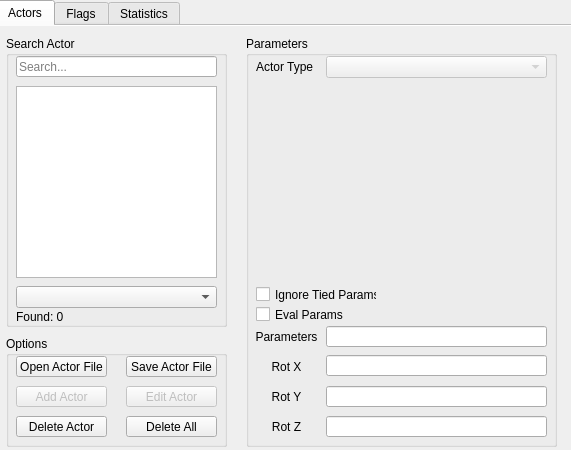
<?xml version="1.0" encoding="UTF-8"?>
<ui version="4.0">
 <class>MainWindow</class>
 <widget class="QMainWindow" name="MainWindow">
  <property name="geometry">
   <rect>
    <x>0</x>
    <y>0</y>
    <width>571</width>
    <height>450</height>
   </rect>
  </property>
  <property name="sizePolicy">
   <sizepolicy hsizetype="Fixed" vsizetype="Fixed">
    <horstretch>0</horstretch>
    <verstretch>0</verstretch>
   </sizepolicy>
  </property>
  <property name="minimumSize">
   <size>
    <width>571</width>
    <height>450</height>
   </size>
  </property>
  <property name="maximumSize">
   <size>
    <width>571</width>
    <height>450</height>
   </size>
  </property>
  <property name="windowTitle">
   <string>Cole - OoT Mod Helper</string>
  </property>
  <property name="windowIcon">
   <iconset>
    <normaloff>logo.png</normaloff>logo.png</iconset>
  </property>
  <property name="toolButtonStyle">
   <enum>Qt::ToolButtonIconOnly</enum>
  </property>
  <widget class="QWidget" name="centralwidget">
   <widget class="QTabWidget" name="tabWidget">
    <property name="enabled">
     <bool>true</bool>
    </property>
    <property name="geometry">
     <rect>
      <x>-4</x>
      <y>0</y>
      <width>581</width>
      <height>451</height>
     </rect>
    </property>
    <property name="tabShape">
     <enum>QTabWidget::Rounded</enum>
    </property>
    <property name="currentIndex">
     <number>0</number>
    </property>
    <property name="documentMode">
     <bool>true</bool>
    </property>
    <widget class="QWidget" name="actorTab">
     <attribute name="title">
      <string>Actors</string>
     </attribute>
     <widget class="QGroupBox" name="paramGroup">
      <property name="geometry">
       <rect>
        <x>250</x>
        <y>10</y>
        <width>311</width>
        <height>411</height>
       </rect>
      </property>
      <property name="title">
       <string>Parameters</string>
      </property>
      <widget class="QComboBox" name="actorTypeList">
       <property name="enabled">
        <bool>false</bool>
       </property>
       <property name="geometry">
        <rect>
         <x>80</x>
         <y>20</y>
         <width>221</width>
         <height>22</height>
        </rect>
       </property>
      </widget>
      <widget class="QLabel" name="actorTypeLabel">
       <property name="geometry">
        <rect>
         <x>10</x>
         <y>20</y>
         <width>61</width>
         <height>21</height>
        </rect>
       </property>
       <property name="text">
        <string>Actor Type</string>
       </property>
      </widget>
      <widget class="QWidget" name="formLayoutWidget">
       <property name="geometry">
        <rect>
         <x>10</x>
         <y>50</y>
         <width>291</width>
         <height>201</height>
        </rect>
       </property>
       <layout class="QFormLayout" name="paramLayout"/>
      </widget>
      <widget class="QCheckBox" name="ignoreTiedBox">
       <property name="geometry">
        <rect>
         <x>10</x>
         <y>250</y>
         <width>121</width>
         <height>17</height>
        </rect>
       </property>
       <property name="text">
        <string>Ignore Tied Params</string>
       </property>
      </widget>
      <widget class="QLineEdit" name="paramBox">
       <property name="geometry">
        <rect>
         <x>80</x>
         <y>290</y>
         <width>221</width>
         <height>21</height>
        </rect>
       </property>
       <property name="readOnly">
        <bool>true</bool>
       </property>
       <property name="clearButtonEnabled">
        <bool>false</bool>
       </property>
      </widget>
      <widget class="QLineEdit" name="rotXBox">
       <property name="geometry">
        <rect>
         <x>80</x>
         <y>319</y>
         <width>221</width>
         <height>21</height>
        </rect>
       </property>
       <property name="readOnly">
        <bool>true</bool>
       </property>
      </widget>
      <widget class="QLineEdit" name="rotYBox">
       <property name="geometry">
        <rect>
         <x>80</x>
         <y>350</y>
         <width>221</width>
         <height>21</height>
        </rect>
       </property>
       <property name="readOnly">
        <bool>true</bool>
       </property>
      </widget>
      <widget class="QLineEdit" name="rotZBox">
       <property name="geometry">
        <rect>
         <x>80</x>
         <y>380</y>
         <width>221</width>
         <height>21</height>
        </rect>
       </property>
       <property name="readOnly">
        <bool>true</bool>
       </property>
      </widget>
      <widget class="QCheckBox" name="evalParamBox">
       <property name="geometry">
        <rect>
         <x>10</x>
         <y>270</y>
         <width>91</width>
         <height>17</height>
        </rect>
       </property>
       <property name="text">
        <string>Eval Params</string>
       </property>
      </widget>
      <widget class="QPushButton" name="paramLabel">
       <property name="geometry">
        <rect>
         <x>0</x>
         <y>290</y>
         <width>81</width>
         <height>21</height>
        </rect>
       </property>
       <property name="acceptDrops">
        <bool>false</bool>
       </property>
       <property name="autoFillBackground">
        <bool>false</bool>
       </property>
       <property name="text">
        <string>Parameters</string>
       </property>
       <property name="checkable">
        <bool>false</bool>
       </property>
       <property name="default">
        <bool>true</bool>
       </property>
       <property name="flat">
        <bool>true</bool>
       </property>
      </widget>
      <widget class="QPushButton" name="rotXLabel">
       <property name="geometry">
        <rect>
         <x>0</x>
         <y>320</y>
         <width>81</width>
         <height>21</height>
        </rect>
       </property>
       <property name="acceptDrops">
        <bool>false</bool>
       </property>
       <property name="autoFillBackground">
        <bool>false</bool>
       </property>
       <property name="text">
        <string>Rot X</string>
       </property>
       <property name="checkable">
        <bool>false</bool>
       </property>
       <property name="default">
        <bool>true</bool>
       </property>
       <property name="flat">
        <bool>true</bool>
       </property>
      </widget>
      <widget class="QPushButton" name="rotYLabel">
       <property name="geometry">
        <rect>
         <x>0</x>
         <y>350</y>
         <width>81</width>
         <height>21</height>
        </rect>
       </property>
       <property name="acceptDrops">
        <bool>false</bool>
       </property>
       <property name="autoFillBackground">
        <bool>false</bool>
       </property>
       <property name="text">
        <string>Rot Y</string>
       </property>
       <property name="checkable">
        <bool>false</bool>
       </property>
       <property name="default">
        <bool>true</bool>
       </property>
       <property name="flat">
        <bool>true</bool>
       </property>
      </widget>
      <widget class="QPushButton" name="rotZLabel">
       <property name="geometry">
        <rect>
         <x>0</x>
         <y>380</y>
         <width>81</width>
         <height>21</height>
        </rect>
       </property>
       <property name="acceptDrops">
        <bool>false</bool>
       </property>
       <property name="autoFillBackground">
        <bool>false</bool>
       </property>
       <property name="text">
        <string>Rot Z</string>
       </property>
       <property name="checkable">
        <bool>false</bool>
       </property>
       <property name="default">
        <bool>true</bool>
       </property>
       <property name="flat">
        <bool>true</bool>
       </property>
      </widget>
     </widget>
     <widget class="QGroupBox" name="groupBox">
      <property name="geometry">
       <rect>
        <x>10</x>
        <y>310</y>
        <width>221</width>
        <height>111</height>
       </rect>
      </property>
      <property name="title">
       <string>Options</string>
      </property>
      <widget class="QPushButton" name="openActorFileBtn">
       <property name="geometry">
        <rect>
         <x>10</x>
         <y>20</y>
         <width>91</width>
         <height>21</height>
        </rect>
       </property>
       <property name="text">
        <string>Open Actor File</string>
       </property>
      </widget>
      <widget class="QPushButton" name="saveActorFileBtn">
       <property name="geometry">
        <rect>
         <x>120</x>
         <y>20</y>
         <width>91</width>
         <height>21</height>
        </rect>
       </property>
       <property name="text">
        <string>Save Actor File</string>
       </property>
      </widget>
      <widget class="QPushButton" name="deleteActorBtn">
       <property name="geometry">
        <rect>
         <x>10</x>
         <y>80</y>
         <width>91</width>
         <height>21</height>
        </rect>
       </property>
       <property name="text">
        <string>Delete Actor</string>
       </property>
      </widget>
      <widget class="QPushButton" name="addActorBtn">
       <property name="enabled">
        <bool>false</bool>
       </property>
       <property name="geometry">
        <rect>
         <x>10</x>
         <y>50</y>
         <width>91</width>
         <height>21</height>
        </rect>
       </property>
       <property name="text">
        <string>Add Actor</string>
       </property>
      </widget>
      <widget class="QPushButton" name="editActorBtn">
       <property name="enabled">
        <bool>false</bool>
       </property>
       <property name="geometry">
        <rect>
         <x>120</x>
         <y>50</y>
         <width>91</width>
         <height>21</height>
        </rect>
       </property>
       <property name="text">
        <string>Edit Actor</string>
       </property>
      </widget>
      <widget class="QPushButton" name="deleteAllBtn">
       <property name="geometry">
        <rect>
         <x>120</x>
         <y>80</y>
         <width>91</width>
         <height>21</height>
        </rect>
       </property>
       <property name="text">
        <string>Delete All</string>
       </property>
      </widget>
     </widget>
     <widget class="QGroupBox" name="searchGroup">
      <property name="geometry">
       <rect>
        <x>10</x>
        <y>10</y>
        <width>221</width>
        <height>291</height>
       </rect>
      </property>
      <property name="title">
       <string>Search Actor</string>
      </property>
      <widget class="QLineEdit" name="searchBox">
       <property name="geometry">
        <rect>
         <x>10</x>
         <y>20</y>
         <width>201</width>
         <height>21</height>
        </rect>
       </property>
       <property name="toolTip">
        <string/>
       </property>
       <property name="whatsThis">
        <string/>
       </property>
       <property name="placeholderText">
        <string>Search...</string>
       </property>
      </widget>
      <widget class="QLabel" name="actorFoundLabel">
       <property name="geometry">
        <rect>
         <x>10</x>
         <y>270</y>
         <width>71</width>
         <height>21</height>
        </rect>
       </property>
       <property name="text">
        <string>Found: 0</string>
       </property>
      </widget>
      <widget class="QComboBox" name="actorCategoryList">
       <property name="geometry">
        <rect>
         <x>10</x>
         <y>250</y>
         <width>201</width>
         <height>22</height>
        </rect>
       </property>
      </widget>
      <widget class="QListWidget" name="actorFoundBox">
       <property name="geometry">
        <rect>
         <x>10</x>
         <y>50</y>
         <width>201</width>
         <height>192</height>
        </rect>
       </property>
      </widget>
     </widget>
    </widget>
    <widget class="QWidget" name="flagTab">
     <attribute name="title">
      <string>Flags</string>
     </attribute>
    </widget>
    <widget class="QWidget" name="statTab">
     <attribute name="title">
      <string>Statistics</string>
     </attribute>
    </widget>
   </widget>
  </widget>
 </widget>
 <resources/>
 <connections/>
</ui>
